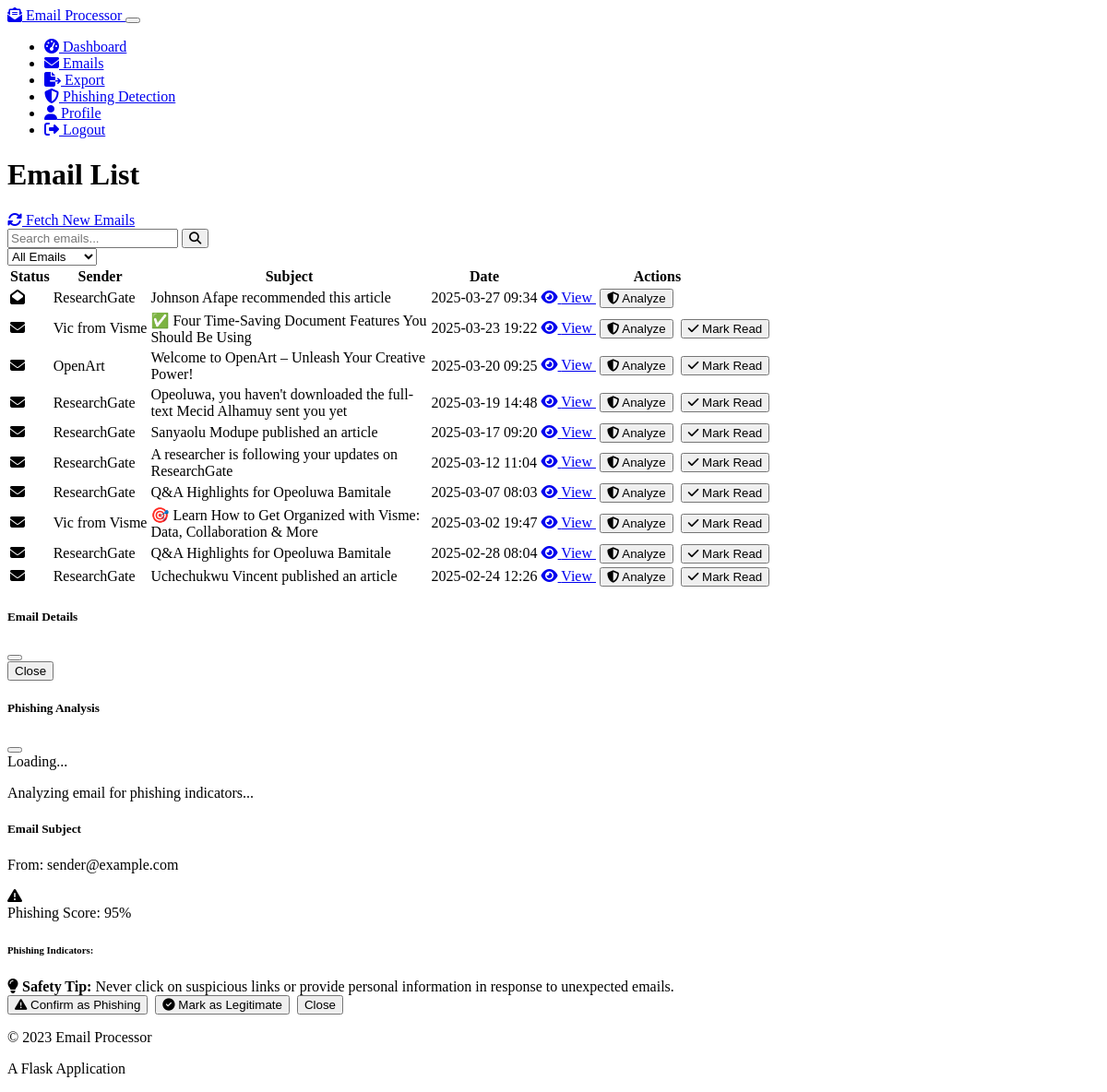
The app's page /emails (signed in) with its own data.
### models.py (models this page shows, shortened)
class Email(db.Model):
    id = db.Column(db.Integer, primary_key=True)
    user_id = db.Column(db.Integer, db.ForeignKey('user.id'), nullable=False)
    message_id = db.Column(db.String(256), nullable=False)
    sender = db.Column(db.String(120), nullable=False)
    sender_name = db.Column(db.String(120))
    recipient = db.Column(db.String(120), nullable=False)
    subject = db.Column(db.String(512))
    body_text = db.Column(db.Text)
    body_html = db.Column(db.Text)
    body_cleaned = db.Column(db.Text)
    date_received = db.Column(db.DateTime)
    date_processed = db.Column(db.DateTime, default=datetime.utcnow)
    is_read = db.Column(db.Boolean, default=False)

### email_processor.py (the view)
@email_processor_bp.route("/emails")
@login_required
def emails_list():
    page = request.args.get('page', 1, type=int)
    per_page = request.args.get('per_page', 10, type=int)
    emails_pagination = Email.query.filter_by(user_id=current_user.id)\
        .order_by(Email.date_received.desc())\
        .paginate(page=page, per_page=per_page, error_out=False)
    return render_template('emails.html', emails=emails_pagination)

### app.py (called while the page is built)
@login_manager.user_loader
def load_user(user_id):
    from models import User
    return User.query.get(int(user_id))

### templates/emails.html (shortened to what this page needs)
{% extends 'base.html' %}
{% block content %}
<div class="row mb-4">
    <div class="col-md-8">
        <h1 class="mb-4">Email List</h1>
    </div>
    <div class="col-md-4 text-end">
        <a href="{{ url_for('email_processor_bp.fetch_emails_route') }}" class="btn btn-primary">
            <i class="fas fa-sync-alt"></i> Fetch New Emails
        </a>
    </div>
</div>
<div class="card bg-dark">
    <div class="card-body">
        <div class="mb-4">
            <div class="row">
                <div class="col-md-8">
                    <div class="input-group">
                        <input type="text" id="emailSearch" class="form-control" placeholder="Search emails...">
                        <button class="btn btn-outline-secondary" type="button" id="searchButton">
                            <i class="fas fa-search"></i>
                        </button>
                    </div>
                </div>
                <div class="col-md-4">
                    <select class="form-select" id="emailFilter">
                        <option value="all">All Emails</option>
                    </select>
                </div>
            </div>
        </div>
        <div class="table-responsive">
            <table class="table table-hover">
                <thead>
                    <tr>
                        <th scope="col">Status</th>
                        <th scope="col">Sender</th>
                        <th scope="col">Subject</th>
                        <th scope="col">Date</th>
                        <th scope="col">Actions</th>
                    </tr>
                </thead>
                <tbody>
                    {% if emails.items %}
                        {% for email in emails.items %}
                            <tr class="{{ 'table-primary' if not email.is_read else '' }}">
                                <td>
                                    {% if email.is_read %}
                                        <i class="fas fa-envelope-open text-muted" title="Read"></i>
                                    {% else %}
                                        <i class="fas fa-envelope text-primary" title="Unread"></i>
                                    {% endif %}
                                </td>
                                <td>{{ email.sender_name or email.sender }}</td>
                                <td class="text-truncate" style="max-width: 300px;">{{ email.subject }}</td>
                                <td>{{ email.date_received.strftime("%Y-%m-%d %H:%M") if email.date_received else "Unknown" }}</td>
                                <td>
                                    <a href="{{ url_for('email_processor_bp.email_detail', email_id=email.id) }}" class="btn btn-sm btn-primary">
                                        <i class="fas fa-eye"></i> View
                                    </a>
                                    <button class="btn btn-sm btn-outline-danger analyze-phishing-btn" data-email-id="{{ email.id }}">
                                        <i class="fas fa-shield-alt"></i> Analyze
                                    </button>
                                    {% if not email.is_read %}
                                        <button class="btn btn-sm btn-outline-success mark-read-btn" data-email-id="{{ email.id }}">
                                            <i class="fas fa-check"></i> Mark Read
                                        </button>
                                    {% endif %}
                                </td>
                            </tr>
                        {% endfor %}
                    {% else %}
                        <tr>
                            <td colspan="5" class="text-center">
                                <p class="my-3">No emails found. Click "Fetch New Emails" to retrieve your emails.</p>
                            </td>
                        </tr>
                    {% endif %}
                </tbody>
            </table>
        </div>
    </div>
</div>
<div class="modal fade" id="emailDetailModal" tabindex="-1" aria-labelledby="emailDetailModalLabel" aria-hidden="true">
    <div class="modal-dialog modal-lg">
        <div class="modal-content">
            <div class="modal-header">
                <h5 class="modal-title" id="emailDetailModalLabel">Email Details</h5>
                <button type="button" class="btn-close" data-bs-dismiss="modal" aria-label="Close"></button>
            </div>
            <div class="modal-footer">
                <button type="button" class="btn btn-secondary" data-bs-dismiss="modal">Close</button>
            </div>
        </div>
    </div>
</div>
<div class="modal fade" id="phishingAnalysisModal" tabindex="-1" aria-labelledby="phishingAnalysisModalLabel" aria-hidden="true">
    <div class="modal-dialog modal-lg">
        <div class="modal-content">
            <div class="modal-header bg-dark text-white">
                <h5 class="modal-title" id="phishingAnalysisModalLabel">Phishing Analysis</h5>
                <button type="button" class="btn-close btn-close-white" data-bs-dismiss="modal" aria-label="Close"></button>
            </div>
            <div class="modal-body">
                <div id="phishing-analysis-loading" class="text-center py-4">
                    <div class="spinner-border text-primary" role="status">
                        <span class="visually-hidden">Loading...</span>
                    </div>
                    <p class="mt-3">Analyzing email for phishing indicators...</p>
                </div>
                <div id="phishing-analysis-results" class="d-none">
                    <div class="d-flex justify-content-between align-items-center mb-4">
                        <div>
                            <h5 id="modal-email-subject">Email Subject</h5>
                            <p class="text-muted" id="modal-email-sender">From: sender@example.com</p>
                        </div>
                        <div>
                            <div class="alert d-flex align-items-center" role="alert" id="phishing-score-alert">
                                <i class="fas fa-exclamation-triangle me-2"></i>
                                <div>
                                    Phishing Score: <span id="modal-phishing-score">95%</span>
                                </div>
                            </div>
                        </div>
                    </div>
                    <h6>Phishing Indicators:</h6>
                    <div class="alert alert-warning">
                        <i class="fas fa-lightbulb me-2"></i>
                        <strong>Safety Tip:</strong> Never click on suspicious links or provide personal information in response to unexpected emails.
                    </div>
                </div>
            </div>
            <div class="modal-footer">
                <button type="button" class="btn btn-danger" id="mark-as-phishing">
                    <i class="fas fa-exclamation-triangle"></i> Confirm as Phishing
                </button>
                <button type="button" class="btn btn-success" id="mark-as-legitimate">
                    <i class="fas fa-check-circle"></i> Mark as Legitimate
                </button>
                <button type="button" class="btn btn-secondary" data-bs-dismiss="modal">Close</button>
            </div>
        </div>
    </div>
</div>
{% endblock %}

### templates/base.html (shortened to what this page needs)
<!DOCTYPE html>
<html lang="en" data-bs-theme="dark">
<head>
    <link rel="stylesheet" href="https://cdn.replit.com/agent/bootstrap-agent-dark-theme.min.css">
    <link rel="stylesheet" href="https://cdnjs.cloudflare.com/ajax/libs/font-awesome/6.4.0/css/all.min.css">
    <link rel="stylesheet" href="{{ url_for('static', filename='css/custom.css') }}">
</head>
<body>
    <nav class="navbar navbar-expand-lg navbar-dark bg-dark mb-4">
        <div class="container">
            <a class="navbar-brand" href="{{ url_for('index') }}">
                <i class="fas fa-envelope-open-text"></i> Email Processor
            </a>
            <button class="navbar-toggler" type="button" data-bs-toggle="collapse" data-bs-target="#navbarNav" aria-controls="navbarNav" aria-expanded="false" aria-label="Toggle navigation">
            </button>
            <div class="collapse navbar-collapse" id="navbarNav">
                <ul class="navbar-nav ms-auto">
                    {% if current_user.is_authenticated %}
                        <li class="nav-item">
                            <a class="nav-link" href="{{ url_for('email_processor_bp.dashboard') }}">
                                <i class="fas fa-tachometer-alt"></i> Dashboard
                            </a>
                        </li>
                        <li class="nav-item">
                            <a class="nav-link" href="{{ url_for('email_processor_bp.emails_list') }}">
                                <i class="fas fa-envelope"></i> Emails
                            </a>
                        </li>
                        <li class="nav-item">
                            <a class="nav-link" href="{{ url_for('csv_exporter_bp.export_page') }}">
                                <i class="fas fa-file-export"></i> Export
                            </a>
                        </li>
                        <li class="nav-item">
                            <a class="nav-link" href="{{ url_for('phishing_detector_bp.phishing_detection_dashboard') }}">
                                <i class="fas fa-shield-alt"></i> Phishing Detection
                            </a>
                        </li>
                        <li class="nav-item">
                            <a class="nav-link" href="{{ url_for('user_progress_bp.profile') }}">
                                <i class="fas fa-user"></i> Profile
                            </a>
                        </li>
                        <li class="nav-item">
                            <a class="nav-link" href="{{ url_for('google_auth.logout') }}">
                                <i class="fas fa-sign-out-alt"></i> Logout
                            </a>
                        </li>
                    {% else %}
                        <li class="nav-item">
                            <a class="nav-link" href="{{ url_for('google_auth.login') }}">
                                <i class="fab fa-google"></i> Login with Google
                            </a>
                        </li>
                    {% endif %}
                </ul>
            </div>
        </div>
    </nav>
    <div class="container">
        {% block content %}{% endblock %}
    </div>
    <footer class="bg-dark text-light mt-5 py-3">
        <div class="container">
            <div class="row">
                <div class="col-md-6">
                    <p>&copy; 2023 Email Processor</p>
                </div>
                <div class="col-md-6 text-md-end">
                    <p>A Flask Application</p>
                </div>
            </div>
        </div>
    </footer>
</body>
</html>

### static/css/custom.css (style rules this page uses)
.card { transition: transform 0.2s ease-in-out; }
.btn { margin-right: 0.25rem; }
.alert { border-radius: 0.5rem; }

### records on screen
Email: is_read True (drawn), sender_name "ResearchGate", subject "Johnson Afape recommended this article", date_received "2025-03-27 09:34"
Email: is_read False (drawn), sender_name "Vic from Visme", subject "✅ Four Time-Saving Document Features You Should Be Using", date_received "2025-03-23 19:22"
Email: is_read False (drawn), sender_name "OpenArt", subject "Welcome to OpenArt – Unleash Your Creative Power!", date_received "2025-03-20 09:25"
Email: is_read False (drawn), sender_name "ResearchGate", subject "Opeoluwa, you haven't downloaded the full-text Mecid Alhamuy sent you yet", date_received "2025-03-19 14:48"
Email: is_read False (drawn), sender_name "ResearchGate", subject "Sanyaolu Modupe published an article", date_received "2025-03-17 09:20"
Email: is_read False (drawn), sender_name "ResearchGate", subject "A researcher is following your updates on ResearchGate", date_received "2025-03-12 11:04"
Email: is_read False (drawn), sender_name "ResearchGate", subject "Q&A Highlights for Opeoluwa Bamitale", date_received "2025-03-07 08:03"
Email: is_read False (drawn), sender_name "Vic from Visme", subject "🎯 Learn How to Get Organized with Visme: Data, Collaboration & More", date_received "2025-03-02 19:47"
Email: is_read False (drawn), sender_name "ResearchGate", subject "Q&A Highlights for Opeoluwa Bamitale", date_received "2025-02-28 08:04"
Email: is_read False (drawn), sender_name "ResearchGate", subject "Uchechukwu Vincent published an article", date_received "2025-02-24 12:26"
